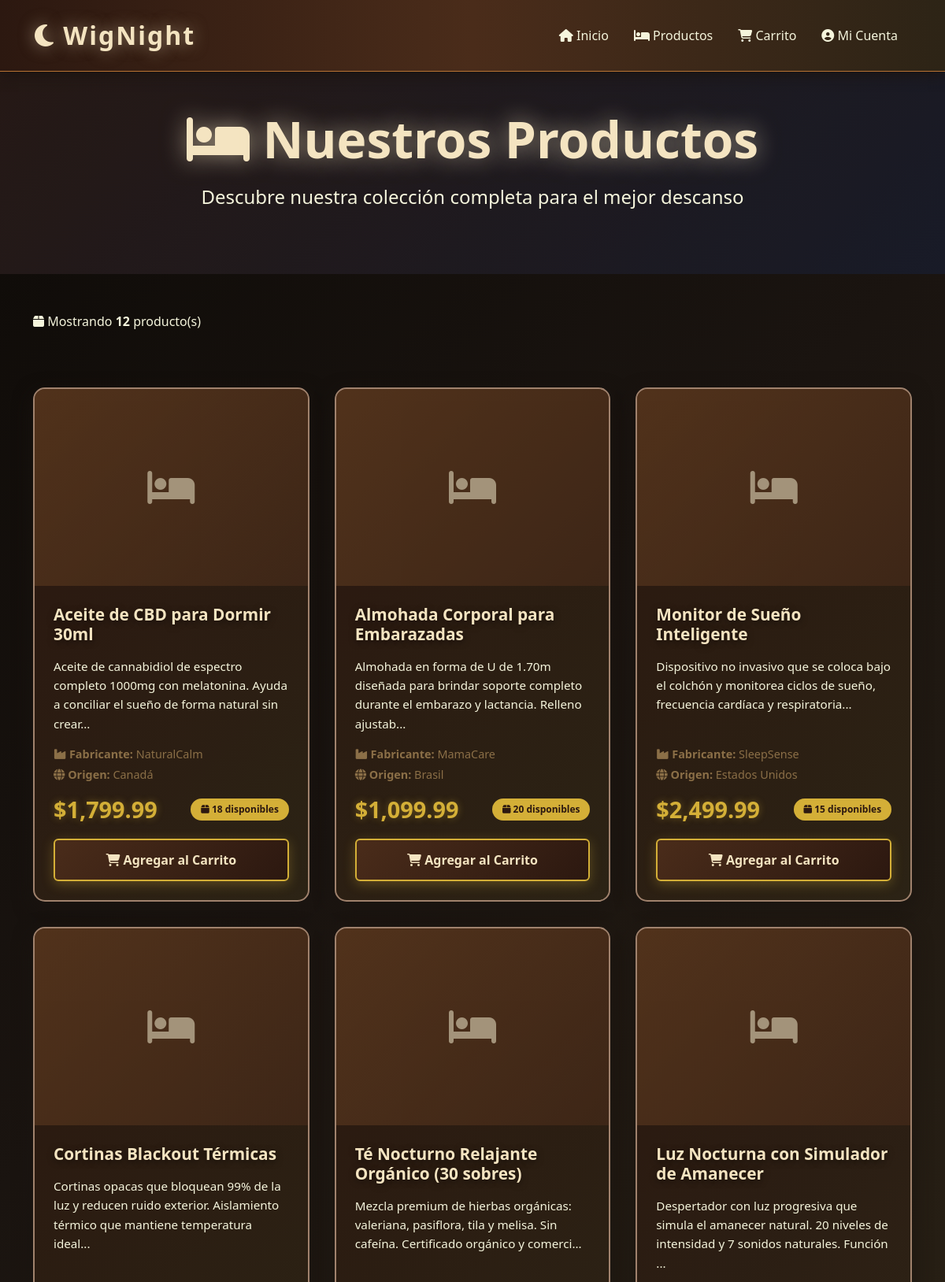
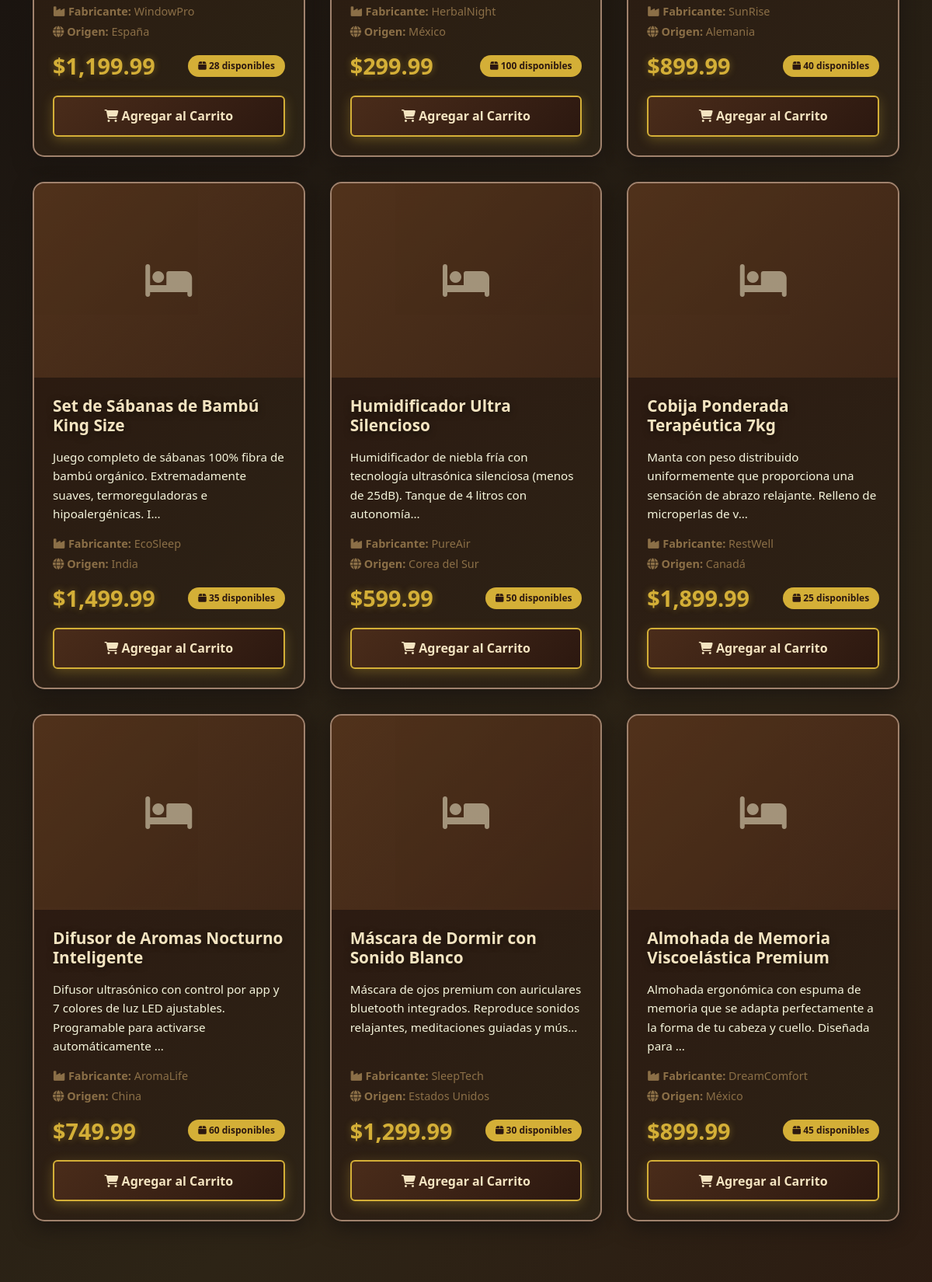
The page /productos.php (upper part) on the database its author committed (2 pictures, top to bottom).
### tables this page shows
CREATE TABLE Productos (
  ID_Producto int NOT NULL,
  Nombre varchar(255) NOT NULL,
  Descripcion text,
  Fotos longblob,
  Precio decimal(10,2) NOT NULL,
  Cantidad_Almacen int NOT NULL DEFAULT '0',
  Fabricante varchar(150) DEFAULT NULL,
  Origen varchar(100) DEFAULT NULL
);

### html/config/database.php (called while the page is built, shortened)
<?php
function isLoggedIn() {
    return isset($_SESSION['user_id']);
}
function formatPrice($price) {
    return '$' . number_format($price, 2);
}
?>

### html/productos.php (the view, shortened to what this page needs)
<?php
require_once 'config/database.php';
$conn = getConnection();
$query = "SELECT * FROM Productos ORDER BY ID_Producto DESC";
$result = $conn->query($query);
$productos = [];
if ($result) {
    while ($row = $result->fetch_assoc()) {
        $productos[] = $row;
    }
}
$currentUser = getCurrentUser();
?>
<!DOCTYPE html>
<html lang="es">
<head>
    <link href="https://cdn.jsdelivr.net/npm/bootstrap@5.3.0/dist/css/bootstrap.min.css" rel="stylesheet">
    <link rel="stylesheet" href="https://cdnjs.cloudflare.com/ajax/libs/font-awesome/6.4.0/css/all.min.css">
    <link rel="stylesheet" href="css/style.css">
</head>
<body>
    <nav class="navbar navbar-expand-lg navbar-dark sticky-top">
        <div class="container">
            <a class="navbar-brand" href="index.php">
                <i class="fas fa-moon"></i> WigNight
            </a>
            <div class="collapse navbar-collapse" id="navbarNav">
                <ul class="navbar-nav ms-auto">
                    <li class="nav-item">
                        <a class="nav-link" href="index.php">
                            <i class="fas fa-home"></i> Inicio
                        </a>
                    </li>
                    <li class="nav-item">
                        <a class="nav-link active" href="productos.php">
                            <i class="fas fa-bed"></i> Productos
                        </a>
                    </li>
                    <li class="nav-item">
                        <a class="nav-link" href="carrito.php">
                            <i class="fas fa-shopping-cart"></i> Carrito
                        </a>
                    </li>
                    <?php if (isLoggedIn()): ?>
                        <?php if (isAdmin()): ?>
                            <li class="nav-item">
                                <a class="nav-link" href="admin.php">
                                    <i class="fas fa-cog"></i> Admin
                                </a>
                            </li>
                        <?php endif; ?>
                        <li class="nav-item">
                            <a class="nav-link" href="#">
                                <i class="fas fa-user"></i> <?php echo htmlspecialchars($currentUser['Nombre_Usuario']); ?>
                            </a>
                        </li>
                        <li class="nav-item">
                            <a class="nav-link" href="logout.php">
                                <i class="fas fa-sign-out-alt"></i> Salir
                            </a>
                        </li>
                    <?php else: ?>
                        <li class="nav-item">
                            <a class="nav-link" href="login.php">
                                <i class="fas fa-user-circle"></i> Mi Cuenta
                            </a>
                        </li>
                    <?php endif; ?>
                </ul>
            </div>
        </div>
    </nav>
    <section class="py-5" style="background: linear-gradient(135deg, rgba(61, 39, 35, 0.5), rgba(22, 33, 62, 0.5)); min-height: 30vh; display: flex; align-items: center;">
        <div class="container text-center">
            <h1 class="hero-title mb-3">
                <i class="fas fa-bed"></i> Nuestros Productos
            </h1>
            <p class="hero-subtitle">
                Descubre nuestra colección completa para el mejor descanso
            </p>
        </div>
    </section>
    <section class="py-5">
        <div class="container">
            <?php if (empty($productos)): ?>
                <div class="alert alert-info text-center">
                    <i class="fas fa-info-circle"></i>
                    No hay productos disponibles en este momento.
                    <?php if (isAdmin()): ?>
                        <br><br>
                        <a href="admin.php" class="btn btn-primary">
                            <i class="fas fa-plus"></i> Agregar Primer Producto
                        </a>
                    <?php endif; ?>
                </div>
            <?php else: ?>
                <div class="row mb-4">
                    <div class="col-md-12">
                        <div class="d-flex justify-content-between align-items-center">
                            <p style="color: var(--accent-cream);">
                                <i class="fas fa-box"></i>
                                Mostrando <strong><?php echo count($productos); ?></strong> producto(s)
                            </p>
                        </div>
                    </div>
                </div>
                <div class="product-grid">
                    <?php foreach ($productos as $producto): ?>
                        <div class="card">
                            <?php if ($producto['Fotos']): ?>
                                <img
                                     class="card-img-top"
                                     alt="<?php echo htmlspecialchars($producto['Nombre']); ?>">
                            <?php else: ?>
                                <div class="img-placeholder">
                                    <i class="fas fa-bed"></i>
                                </div>
                            <?php endif; ?>
                            <div class="card-body d-flex flex-column">
                                <h5 class="card-title">
                                    <?php echo htmlspecialchars($producto['Nombre']); ?>
                                </h5>
                                <p class="card-text flex-grow-1">
                                    <?php
                                    $descripcion = $producto['Descripcion'] ?? 'Sin descripción';
                                    echo htmlspecialchars(substr($descripcion, 0, 120));
                                    if (strlen($descripcion) > 120) echo '...';
                                    ?>
                                </p>
                                <div class="mb-2">
                                    <?php if ($producto['Fabricante']): ?>
                                        <p class="mb-1" style="color: var(--wood-lighter); font-size: 0.9rem;">
                                            <i class="fas fa-industry"></i>
                                            <strong>Fabricante:</strong> <?php echo htmlspecialchars($producto['Fabricante']); ?>
                                        </p>
                                    <?php endif; ?>
                                    <?php if ($producto['Origen']): ?>
                                        <p class="mb-1" style="color: var(--wood-lighter); font-size: 0.9rem;">
                                            <i class="fas fa-globe"></i>
                                            <strong>Origen:</strong> <?php echo htmlspecialchars($producto['Origen']); ?>
                                        </p>
                                    <?php endif; ?>
                                </div>
                                <div class="d-flex justify-content-between align-items-center mt-auto">
                                    <span class="card-price">
                                        <?php echo formatPrice($producto['Precio']); ?>
                                    </span>
                                    <span class="badge">
                                        <i class="fas fa-box"></i>
                                        <?php echo $producto['Cantidad_Almacen']; ?> disponibles
                                    </span>
                                </div>
                                <?php if ($producto['Cantidad_Almacen'] > 0): ?>
                                    <button id="btn-<?php echo $producto['ID_Producto']; ?>"
                                            class="btn btn-primary mt-3 w-100"
                                            onclick="addToCart(<?php echo $producto['ID_Producto']; ?>, '<?php echo htmlspecialchars($producto['Nombre']); ?>')">
                                        <i class="fas fa-shopping-cart"></i> Agregar al Carrito
                                    </button>
                                <?php else: ?>
                                    <button class="btn btn-secondary mt-3 w-100" disabled>
                                        <i class="fas fa-times"></i> Sin Stock
                                    </button>
                                <?php endif; ?>
                            </div>
                        </div>
                    <?php endforeach; ?>
                </div>
            <?php endif; ?>
        </div>
    </section>
</body>
</html>

### html/css/style.css (style rules this page uses)
* { margin: 0; padding: 0; box-sizing: border-box; }
:root { --wood-dark: #2c1810; --wood-medium: #4a2c1a; --wood-light: #6b4423; --wood-lighter: #8b6f47; --wood-accent: #a0826d; --night-deep: #1a1410; --night-warm: #2d2416; --night-darker: #0d0a07; --moon-glow: #f4e4c1; --star-white: #e8e8e8; --accent-gold: #d4af37; --accent-copper: #b87333; --accent-amber: #e5a851; --accent-cream: #f5f5dc; --accent-warm: #d4a574; --shadow-night: rgba(26, 20, 16, 0.85); }
body { font-family: 'Segoe UI', Tahoma, Geneva, Verdana, sans-serif; background: linear-gradient(135deg, var(--night-darker) 0%, var(--night-deep) 30%, var(--night-warm) 70%, var(--wood-dark) 100%); color: var(--star-white); min-height: 100vh; background-attachment: fixed; }
.navbar { background: linear-gradient(90deg, var(--wood-dark) 0%, var(--wood-medium) 50%, var(--night-warm) 100%) !important; box-shadow: 0 4px 15px var(--shadow-night); padding: 1rem 2rem; border-bottom: 1px solid var(--accent-copper); }
.navbar-brand { font-size: 2rem; font-weight: bold; color: var(--moon-glow) !important; text-shadow: 0 0 20px rgba(244, 228, 193, 0.5); letter-spacing: 2px; }
.nav-link { color: var(--accent-cream) !important; font-weight: 500; margin: 0 0.5rem; transition: all 0.3s ease; position: relative; }
.nav-link::after { content: ''; position: absolute; bottom: -5px; left: 50%; width: 0; height: 2px; background: var(--accent-gold); transition: all 0.3s ease; transform: translateX(-50%); }
.hero-title { font-size: 4rem; font-weight: bold; color: var(--moon-glow); text-shadow: 0 0 30px rgba(244, 228, 193, 0.6); margin-bottom: 1.5rem; animation: fadeInUp 1s ease-out; }
.hero-subtitle { font-size: 1.5rem; color: var(--accent-cream); margin-bottom: 2rem; animation: fadeInUp 1.2s ease-out; }
.btn-primary { background: linear-gradient(135deg, var(--wood-medium), var(--wood-dark)); border: 2px solid var(--accent-gold); color: var(--moon-glow); padding: 0.8rem 2rem; font-weight: 600; transition: all 0.3s ease; box-shadow: 0 4px 15px rgba(212, 175, 55, 0.3); }
.card { background: linear-gradient(135deg, rgba(44, 24, 16, 0.95), rgba(45, 36, 22, 0.95)); border: 2px solid var(--wood-accent); border-radius: 15px; overflow: hidden; transition: all 0.3s ease; box-shadow: 0 8px 25px var(--shadow-night); }
.card-body { padding: 1.5rem; }
.card-title { color: var(--moon-glow); font-weight: bold; font-size: 1.3rem; margin-bottom: 1rem; }
.card-text { color: var(--accent-cream); font-size: 0.95rem; line-height: 1.6; }
.card-price { font-size: 1.8rem; color: var(--accent-gold); font-weight: bold; text-shadow: 0 0 10px rgba(212, 175, 55, 0.4); }
section { padding: 4rem 0; }
.product-grid { display: grid; grid-template-columns: repeat(auto-fill, minmax(280px, 1fr)); gap: 2rem; padding: 2rem 0; }
.badge { background: var(--accent-gold); color: var(--wood-dark); font-weight: bold; padding: 0.5rem 0.8rem; border-radius: 20px; }
.img-placeholder { background: linear-gradient(135deg, var(--wood-light), var(--wood-medium)); display: flex; align-items: center; justify-content: center; height: 250px; color: var(--moon-glow); font-size: 3rem; opacity: 0.6; }
* { transition: background-color 0.3s ease, border-color 0.3s ease; }
h1, h2, h3, h4, h5, h6 { text-shadow: 0 2px 8px rgba(0, 0, 0, 0.5); }

### rows shown on the page
productos: Nombre "Aceite de CBD para Dormir 30ml", Descripcion "Aceite de cannabidiol de espectro completo 1000mg con melatonina. Ayuda a conciliar el sueño de forma natural sin crear", Fabricante "NaturalCalm", Origen "Canadá", Precio "$1,799.99", Cantidad_Almacen "18"
productos: Nombre "Almohada Corporal para Embarazadas", Descripcion "Almohada en forma de U de 1.70m diseñada para brindar soporte completo durante el embarazo y lactancia. Relleno ajustab", Fabricante "MamaCare", Origen "Brasil", Precio "$1,099.99", Cantidad_Almacen "20"
productos: Nombre "Monitor de Sueño Inteligente", Descripcion "Dispositivo no invasivo que se coloca bajo el colchón y monitorea ciclos de sueño, frecuencia cardíaca y respiratoria", Fabricante "SleepSense", Origen "Estados Unidos", Precio "$2,499.99", Cantidad_Almacen "15"
productos: Nombre "Cortinas Blackout Térmicas", Descripcion "Cortinas opacas que bloquean 99% de la luz y reducen ruido exterior. Aislamiento térmico que mantiene temperatura ideal", Fabricante "WindowPro", Origen "España", Precio "$1,199.99", Cantidad_Almacen "28"
productos: Nombre "Té Nocturno Relajante Orgánico (30 sobres)", Descripcion "Mezcla premium de hierbas orgánicas: valeriana, pasiflora, tila y melisa. Sin cafeína. Certificado orgánico y comerci", Fabricante "HerbalNight", Origen "México", Precio "$299.99", Cantidad_Almacen "100"
productos: Nombre "Luz Nocturna con Simulador de Amanecer", Descripcion "Despertador con luz progresiva que simula el amanecer natural. 20 niveles de intensidad y 7 sonidos naturales. Función", Fabricante "SunRise", Origen "Alemania", Precio "$899.99", Cantidad_Almacen "40"
productos: Nombre "Set de Sábanas de Bambú King Size", Descripcion "Juego completo de sábanas 100% fibra de bambú orgánico. Extremadamente suaves, termoreguladoras e hipoalergénicas. I", Fabricante "EcoSleep", Origen "India", Precio "$1,499.99", Cantidad_Almacen "35"
productos: Nombre "Humidificador Ultra Silencioso", Descripcion "Humidificador de niebla fría con tecnología ultrasónica silenciosa (menos de 25dB). Tanque de 4 litros con autonomía", Fabricante "PureAir", Origen "Corea del Sur", Precio "$599.99", Cantidad_Almacen "50"
productos: Nombre "Cobija Ponderada Terapéutica 7kg", Descripcion "Manta con peso distribuido uniformemente que proporciona una sensación de abrazo relajante. Relleno de microperlas de v", Fabricante "RestWell", Origen "Canadá", Precio "$1,899.99", Cantidad_Almacen "25"
productos: Nombre "Difusor de Aromas Nocturno Inteligente", Descripcion "Difusor ultrasónico con control por app y 7 colores de luz LED ajustables. Programable para activarse automáticamente", Fabricante "AromaLife", Origen "China", Precio "$749.99", Cantidad_Almacen "60"
productos: Nombre "Máscara de Dormir con Sonido Blanco", Descripcion "Máscara de ojos premium con auriculares bluetooth integrados. Reproduce sonidos relajantes, meditaciones guiadas y mús", Fabricante "SleepTech", Origen "Estados Unidos", Precio "$1,299.99", Cantidad_Almacen "30"
productos: Nombre "Almohada de Memoria Viscoelástica Premium", Descripcion "Almohada ergonómica con espuma de memoria que se adapta perfectamente a la forma de tu cabeza y cuello. Diseñada para", Fabricante "DreamComfort", Origen "México", Precio "$899.99", Cantidad_Almacen "45"

### other values the page prints
count($productos) "12"
